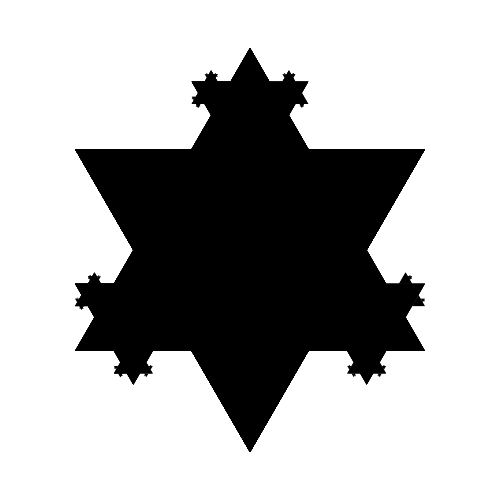
Frame 1 (no input)
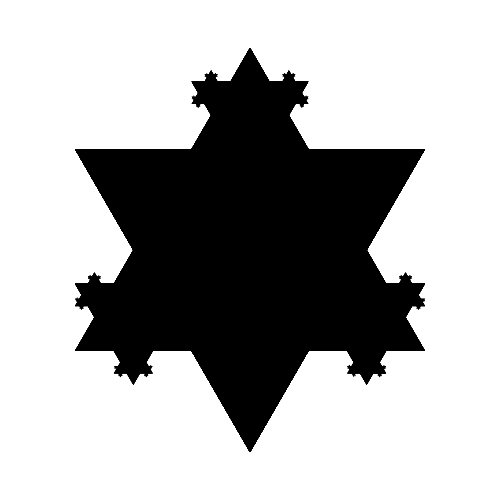
Frame 2 (the mouse pressed at the canvas centre, redrawn once)

The Processing sketch that drew these frames (run headless with seeded random() and noise(); the mouse was pressed at the canvas centre and the sketch redrawn once):

// Processing sketch: KochCurve
// ── KochCurve.pde
float side  = 350;
float h = sqrt(3)*side/2;
float r_innner = h/3;
float r_outer = 2*h/3;  
int orientation = 0; //0 or 1, indicates adding orientation*PI to all angles in shape
float scale = 1;
float scaleFactor = 3;
float x,y,x0,y0;

int[] zeroColor = {0,0,0};  //black
int[] oneColor = {127,0,0};   //brown
int[] twoColor = {255,0,0};   //red
int[] threeColor = {255,125,0}; //orange
int[] fourColor = {255,255,0};  //yellow
int[] fiveColor = {0,255,0};  //green
int[] sixColor = {0,0,255};   //blue
int[] sevenColor = {255,0,255}; //violet
int[] eightColor = {125,125,125}; //grey
int[] nineColor = {255,255,255};  //white
int[] colorArray = {};
int colorIndex = 0;

int[] shapeCodeArray = {};  // initialize  shape array
int currentShapeCode = 0;

int shrinkDirection = 1;//1 or -1
int shrinkIndex = 0;

int[] shrinkDirectionArray = {-1,-1,-1,-1,-1,-1};
int shrinkDirectionByte = 0;

void setup(){
  size(500,500);
  x = width/2;
  y = height/2;
  x0 = x;
  y0 = y;
  background(255);
  noFill();
  
  colorArray = concat(colorArray,zeroColor);
  colorArray = concat(colorArray,oneColor);
  colorArray = concat(colorArray,twoColor);
  colorArray = concat(colorArray,threeColor);
  colorArray = concat(colorArray,fourColor);
  colorArray = concat(colorArray,fiveColor);
  colorArray = concat(colorArray,sixColor);
  colorArray = concat(colorArray,sevenColor);
  colorArray = concat(colorArray,eightColor);
  colorArray = concat(colorArray,nineColor);
}

void draw(){

  
  noStroke();
  setColor(0);
  writeTriangle();
 
   for(shrinkDirectionByte = 0;shrinkDirectionByte < 32;shrinkDirectionByte++){   
     for(int bitIndex = 0;bitIndex < 6;bitIndex++){
         shrinkDirectionArray[bitIndex] = 2*(1&(shrinkDirectionByte>>bitIndex)) - 1;
         println(shrinkDirectionArray[bitIndex]);
      }
      
  
     for(int countZooms = 0;countZooms < 6;countZooms++){
        move((1 + shrinkIndex)%3);
        zoomIn((0 + shrinkIndex)%3);
        move((2 + shrinkIndex)%3);
        writeTriangle();
        shrinkIndex += shrinkDirectionArray[countZooms];
        print(shrinkIndex);
     }
     resetButton();
     writeTriangle();
  
     
     
   }
  noLoop();
}

void resetButton(){
   x = x0;
   y = y0;
   scale = 1;
   orientation = 0;
   setColor(0);
  // background(255);
}
void drawTriangle(){
  triangle(x + scale*r_outer*cos(orientation*PI + PI/2),y + scale*r_outer*sin(orientation*PI + PI/2),x + scale*r_outer*cos(orientation*PI + PI/2 + 2*PI/3),y + scale*r_outer*sin(orientation*PI + PI/2 + 2*PI/3),x + scale*r_outer*cos(orientation*PI + PI/2 + 4*PI/3),y + scale*r_outer*sin(orientation*PI + PI/2 + 4*PI/3));
}

void writeTriangle(){
  fill(color(colorArray[3*colorIndex],colorArray[3*colorIndex+1],colorArray[3*colorIndex+2]));
  drawTriangle();
  noFill();
}

void setColor(int localColorIndex){
  colorIndex = localColorIndex;
}

void flipOrientation(){
     if(orientation == 0){ 
       orientation = 1;
     }
     else if(orientation == 1){ 
       orientation = 0;
     }
  
}

void move(int moveIndexLocal){
  x += scale*r_outer*cos(orientation*PI + PI/2 + 2*PI/6 + moveIndexLocal*2*PI/3);
  y += scale*r_outer*sin(orientation*PI + PI/2 + 2*PI/6 + moveIndexLocal*2*PI/3);
  flipOrientation();
}

void zoomIn(int localZoomIndex){
  scale /= scaleFactor;
  flipOrientation();
  move(localZoomIndex);
  if(scaleFactor == 3){
    flipOrientation(); 
  }
  else{
    
  }
}



void zoomOut(int localZoomIndex){
  move(localZoomIndex);
  flipOrientation();
  scale *= scaleFactor;
}

void keyPressed(){
  if(key == 'o'){
    flipOrientation();
  }
  if(key == 'd' || key == 'f'){
    move(0);
  }
  if(key == 't' || key == 'x'){
    move(1);
  }
  if(key == 'g' || key == 's'){
    move(2);
  }
  if(key == 'c' || key == 'r'){
    zoomIn(2);
  }
  if(key == 'e' || key == 'v'){
    zoomIn(1);
  }
  if(key == 'z' || key == 'y'){
    zoomIn(0);
  }
  if(key == 'C' || key == 'R'){
    zoomOut(2);
  }
  if(key == 'E' || key == 'V'){
    zoomOut(1);
  }
  if(key == 'Z' || key == 'Y'){
    zoomOut(0);
  }
  if(key == ' '){
     writeTriangle();
  }
  if(key <= '9' && key >= '0'){
     setColor(int(key) - 48);
  }
  if(key == '.'){
     resetButton(); 
  }

  currentShapeCode = int(key) + 128;

  shapeCodeArray = append(shapeCodeArray,currentShapeCode); 
  for(int printIndex = 0;printIndex < shapeCodeArray.length;printIndex++){
     print(char(shapeCodeArray[printIndex] - 128));
  }
  println();
   
}
